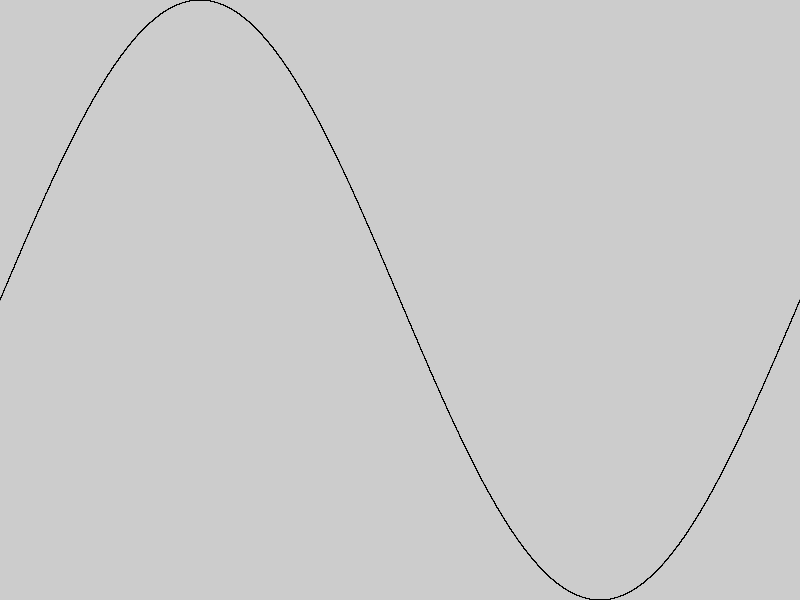
Frame 1 (no input)
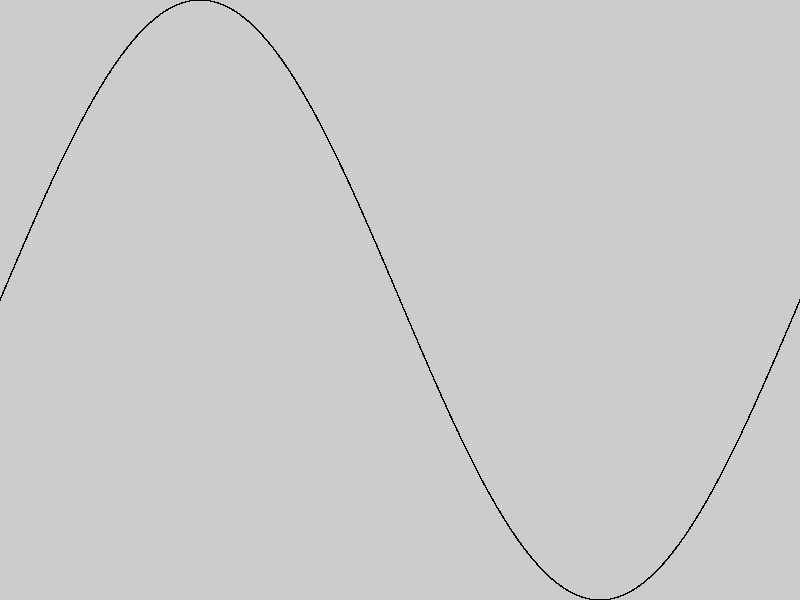
Frame 60 (the mouse pressed at the canvas centre just before this capture)
Frame 120 (the mouse held since frame 60 and released just before this capture): identical to frame 60, image omitted

The Processing sketch that drew these frames (run headless with seeded random() and noise(); from frame 60 on, the mouse is pressed at the canvas centre):

// Processing sketch: HW2c_Plotsine
// ── HW2c_Plotsine.pde
void setup(){
 size(800,600); 
}

void draw(){
  translate(width/2,height/2);
  float x=-2*PI,fx=0,x2=-2*PI,fx2=0;
  //scale(width/(4*PI),-height/(2));
  for(float i=-2*PI;i<2*PI;i+=.001){
    //noStroke();
    x=i;
    fx=sin(i);
    line(x*width/(2*PI),fx*height/2,x2*width/(2*PI),fx2*height/2);
    x2=x;
    fx2=fx;
  }
}
